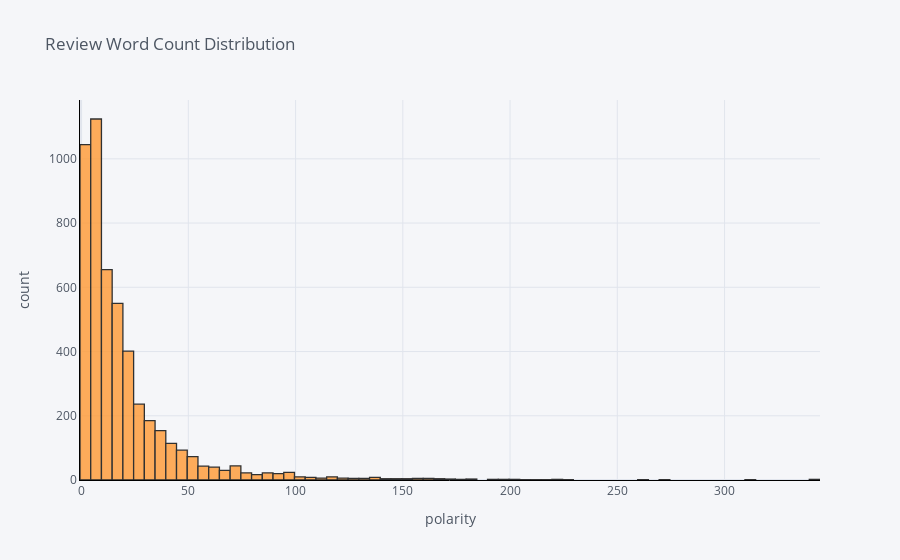

Source (notebook cell):
### Code cell
reviews['word_count'].iplot(
    kind ='hist',
    bins = 150,
    xTitle ='polarity',
    linecolor = 'black',
    yTitle = 'count',
    title = 'Review Word Count Distribution')

### Figure 1 — Plotly figure (JSON) as saved in the notebook; plotly's stock layout.template omitted (floating-point values rounded to 4 significant figures; data arrays with more than 128 entries replaced by an {"elided": "..."} marker saying what was removed)
{"data": [{"histfunc": "count", "histnorm": "", "marker": {"color": "rgba(255, 153, 51, 1.0)", "line": {"color": "#000000", "width": 1.3}}, "name": "word_count", "nbinsx": 150, "opacity": 0.8, "orientation": "v", "type": "histogram", "x": {"elided": "5000 int values"}}], "layout": {"barmode": "overlay", "legend": {"bgcolor": "#F5F6F9", "font": {"color": "#4D5663"}}, "paper_bgcolor": "#F5F6F9", "plot_bgcolor": "#F5F6F9", "title": {"font": {"color": "#4D5663"}, "text": "Review Word Count Distribution"}, "xaxis": {"gridcolor": "#E1E5ED", "linecolor": "black", "showgrid": true, "tickfont": {"color": "#4D5663"}, "title": {"font": {"color": "#4D5663"}, "text": "polarity"}, "zerolinecolor": "#E1E5ED"}, "yaxis": {"gridcolor": "#E1E5ED", "linecolor": "black", "showgrid": true, "tickfont": {"color": "#4D5663"}, "title": {"font": {"color": "#4D5663"}, "text": "count"}, "zerolinecolor": "#E1E5ED"}}}
